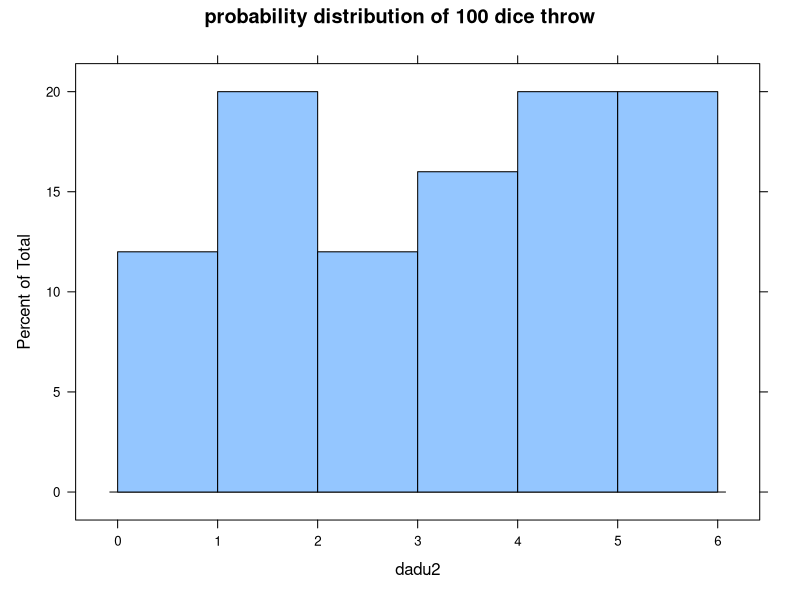
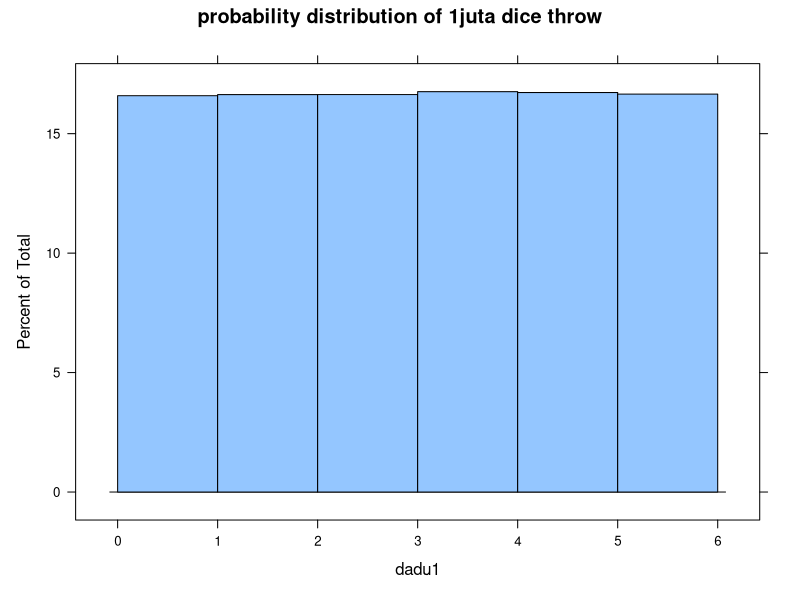
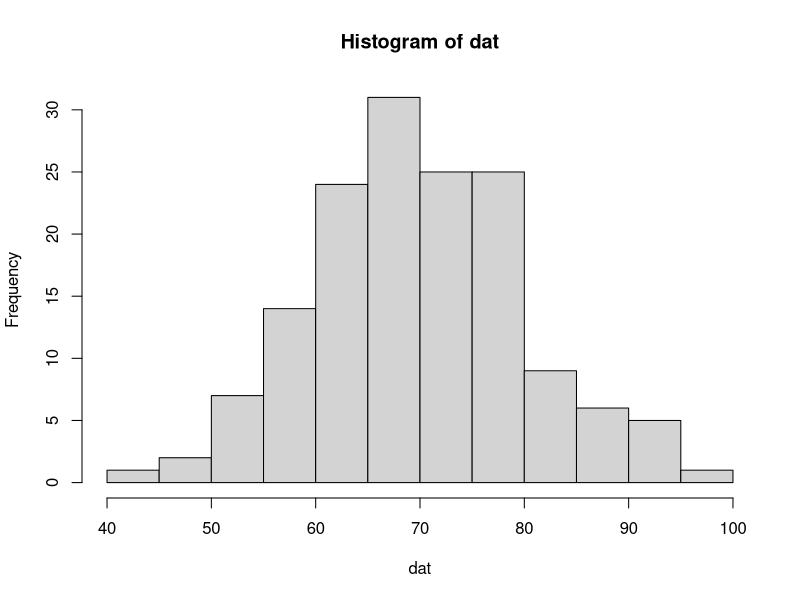
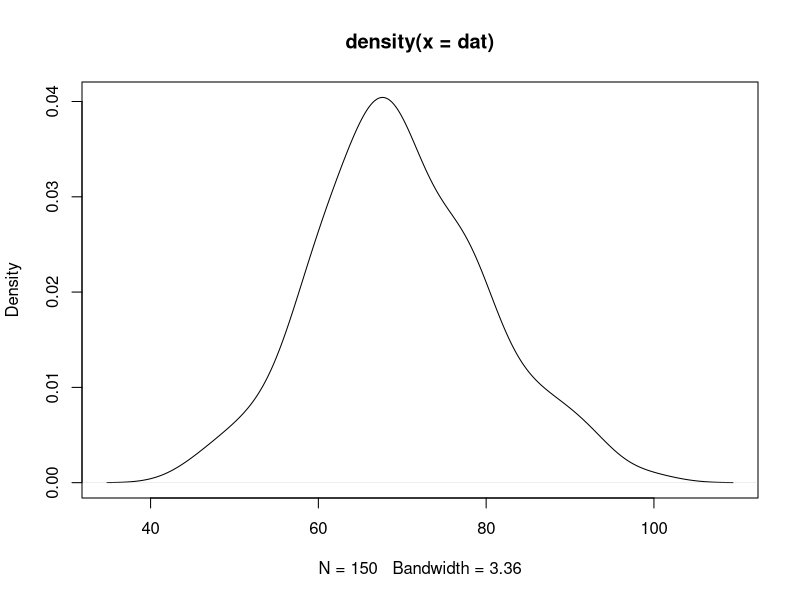
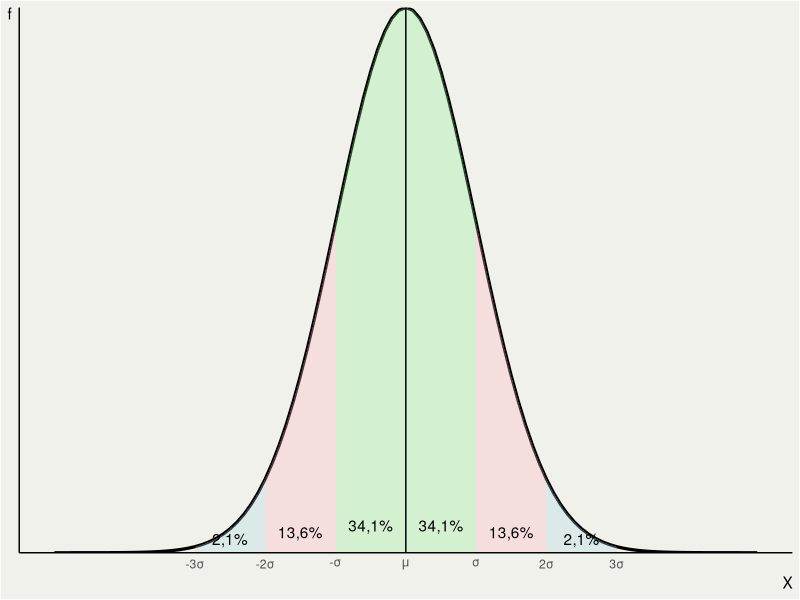

Reproduce these figures in R, in order.
## ---- chunk 1
library(tidyverse)
library(lattice)
dadu1<-sample(1:6,1e6,TRUE)
dadu2<-sample(1:6,50,TRUE)
print("Frekuensi absolut dari simulasi 100x lemparan dadu")
transform(table(dadu2))
print("Frekuensi absolut dari simulasi 1juta lemparan dadu")
transform(table(dadu1))
## ---- chunk 2
print("Frekuensi relatif dari simulasi 100x lemparan dadu")
transform(table(dadu2)/50)
print("Frekuensi relatif dari simulasi 1juta lemparan dadu")
transform(table(dadu1)/1e6)
## ---- chunk 3
histogram(dadu2,breaks=seq(0,6,1),main="probability distribution of 100 dice throw")
## ---- chunk 4
histogram(dadu1,breaks=seq(0,6,1),main="probability distribution of 1juta dice throw")
## ---- chunk 5
dat<-rnorm(150,70,10)
print("nilai 150 mahasiswa")
dat
## ---- chunk 6
bins<-seq(30,100,by=5)
dat2<-cut(dat,bins)
dat3<-transform(table(dat2))
dat3$Rel<-dat3$Freq/150
dat3
sum(dat3$Freq)
## ---- chunk 7
hist(dat)
## ---- chunk 8
plot(density(dat))
## ---- chunk 9
print("deskriptif statistik dengan menggunakan base r")
summary(dat)
print("deskriptif statistik dengan menggunakan package Hmisc")
Hmisc::describe(dat)
## ---- chunk 10
data<-(sample(dat,10))
mmm<-mean(data)
data
cat("rata-rata sampel ini adalah",mmm)
## ---- chunk 11
data2<-as_tibble(data)
data2$value2<-data2$value-mmm
data2$value3<-data2$value2^2
data2
cat("bagian atas dari rumus variance adalah",sum(data2$value3))
## ---- chunk 12
cat("mean sampel adalah",mean(data))
cat("variance sampel adalah",sum(data2$value3)/9)
cat("simpangan baku sampel adalah",sqrt(sum(data2$value3)/9) )
cat("mean populasi adalah",mean(dat))
cat("variance populasi adalah",var(dat))
cat("simpangan baku populasi adalah",sqrt(var(dat)))
## ---- chunk 13

grafik<-function(dataset,...) {
  dataset |>
    ggplot(aes(...))+
    scale_x_continuous(expand = c(0, 0)) + scale_y_continuous(expand = c(0, 0))+
    theme_classic()+
    theme(axis.title.x = element_text(hjust=1),
        axis.title.y = element_text(angle=0,hjust=1,vjust=1),
        panel.grid=element_blank(),
#        axis.text.x=element_blank(),
        axis.text.y=element_blank(),
        axis.ticks.x=element_blank(),
        axis.ticks.y=element_blank(),
        legend.position=c(1,1),
        legend.justification = c(1,1),
        legend.spacing=unit(0,"cm"),
        legend.margin=margin(0,0,0,0),
        panel.background = element_rect(fill = "#f0f1eb",
                                        colour = "#f0f1eb"),
        plot.background = element_rect(fill = "#f0f1eb"),
        legend.key = element_rect(fill = "#f0f1eb",linetype = "blank"),
        legend.background = element_rect(fill="#f0f1eb"))
}  
det<-data.frame(x=c(0,1))

wew<-seq(0,1,0.01)

sd1 <- function(x) {
    y <- dnorm(wew, mean = 0.5, sd = 0.1)
    y[x < 0.4 | x > .6] <- NA
    return(y)
}
sd2 <- function(x) {
    y <- dnorm(wew, mean = 0.5, sd = 0.1)
    y[x < 0.3 | x > .701] <- NA
    y[x > 0.4 & x < .6] <- NA
    return(y)
}
sd3 <- function(x) {
    y <- dnorm(wew, mean = 0.5, sd = 0.1)
    y[x < 0.2 | x > .8] <- NA
    y[x > 0.3 & x < .7] <- NA
    return(y)
}

det |>
  grafik(x=x)+
  stat_function(fun=dnorm,args=list(0.5,0.1),size=1.1)+
  stat_function(fun=sd1,geom="area",fill="lightgreen",alpha=.3)+
  stat_function(fun=sd2,geom="area",fill="lightpink",alpha=.3)+
  stat_function(fun=sd3,geom="area",fill="lightblue",alpha=.3)+
  geom_vline(xintercept=.5)+
  annotate("text",label="34,1%",y=.2,x=.55)+
  annotate("text",label="34,1%",y=.2,x=.45)+
  annotate("text",label="13,6%",y=.15,x=.65)+
  annotate("text",label="13,6%",y=.15,x=.35)+
  annotate("text",label="2,1%",y=.1,x=.75)+
  annotate("text",label="2,1%",y=.1,x=.25)+
  scale_x_continuous(breaks = c(0.2,.3,.4,.5,.6,.7,.8),labels = c(paste0('-3\U03C3'),paste0('-2\U03C3'),paste0('-\U03C3'),expression(mu),paste0('\U03C3'),paste0('2\U03C3'),paste0('3\U03C3')))+
  labs(x="X",y="f")
